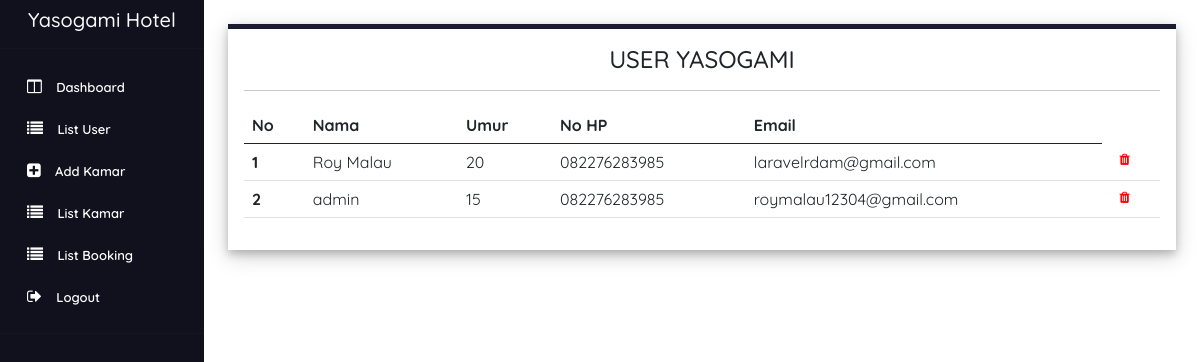
The app's page /admin/listUser.php (signed in) with its own data.
### tables this page shows
CREATE TABLE `users` (
  `id` int(11) NOT NULL,
  `username` varchar(255) NOT NULL,
  `umur` varchar(255) NOT NULL,
  `nomorhp` varchar(255) NOT NULL,
  `email` varchar(255) NOT NULL,
  `password` text NOT NULL,
  `verif_code` text NOT NULL,
  `is_verified` tinyint(1) NOT NULL DEFAULT 0
);

### admin/listUser.php (the view, shortened to what this page needs)
<?php
include './sidebar.php'
?>
<div class="container p-3 m-4 h-100" style="background-color: #FFFFFF; border-top: 5px solid #1d1b31; box-shadow:
0 4px 8px 0 rgba(0, 0, 0, 0.2), 0 6px 20px 0 rgba(0, 0, 0, 0.19);">
    <h4 class="text-center">USER YASOGAMI</h4>
    <hr>
    <table class="table ">
        <thead>
            <tr>
                <th scope="col">No</th>
                <th scope="col">Nama</th>
                <th scope="col">Umur</th>
                <th scope="col">No HP</th>
                <th scope="col">Email</th>
            </tr>
        </thead>
        <tbody>
            <?php
            $query = mysqli_query($con, "SELECT * FROM users") or die(mysqli_error($con));
            if (mysqli_num_rows($query) == 0) {
                echo '<tr> <td colspan="7" class="text-center"> Tidak ada User </td> </tr>';
            } else {
                $no = 1;
                while ($data = mysqli_fetch_assoc($query)) {
                    echo '
<tr>
<th scope="row">' . $no . '</th>
<td>' . $data['username'] . '</td>
<td>' . $data['umur'] . '</td>
<td>' . $data['nomorhp'] . '</td>
<td>' . $data['email'] . '</td>
<td>
<a href="./process/deleteUserProcess.php?id=' . $data['id'] . '"
onClick="return confirm ( \'Yakin Ingin Menghapus User ?\')">
<i style="color: red" class="fa fa-trash"></i>
</a>
</td>
</tr>';
                    $no++;
                }
            }
            ?>
        </tbody>
    </table>
</div>
</aside>
</body>
</html>

### admin/style.css (style rules this page uses)
* { margin: 0; padding: 0; box-sizing: border-box; font-family: "Poppins", sans-serif; }

### admin/sidebar.php (style rules this page uses)
* { font-family: "Quicksand", sans-serif; }
a { padding-left: 10px; font-size: 13px; text-decoration: none; color: white; }
i { color: white; }

### records on screen
users: username "Roy Malau", umur "20", nomorhp "082276283985", email "laravelrdam@gmail.com"
users: username "admin", umur "15", nomorhp "082276283985", email "roymalau12304@gmail.com"
